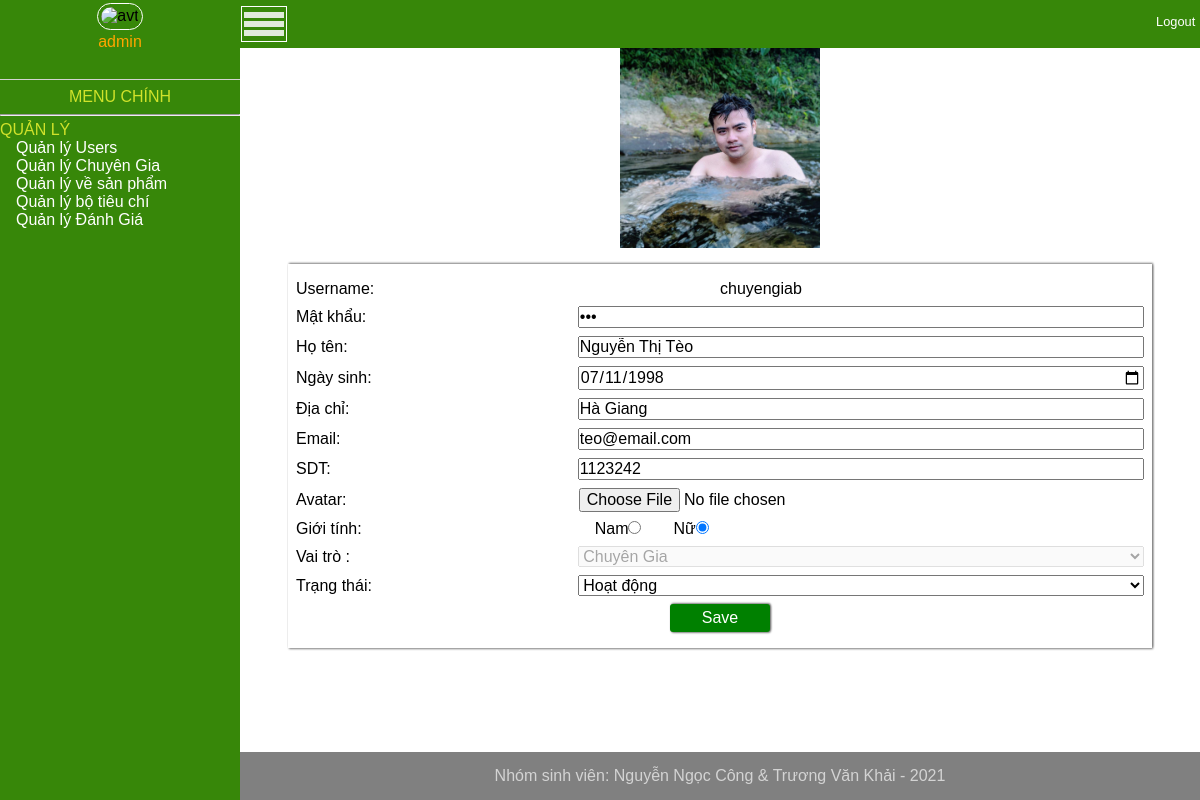
/index.php?url=Admin/updateUser/chuyengiab (signed in), run on the app's committed database.
### tables this page shows
CREATE TABLE `user` (
  `username` varchar(32) NOT NULL,
  `password` varchar(32) NOT NULL,
  `ho_ten` varchar(50) NOT NULL,
  `gioi_tinh` tinyint(1) NOT NULL,
  `ngay_sinh` date NOT NULL,
  `dia_chi` varchar(100) NOT NULL,
  `sdt` varchar(12) NOT NULL,
  `email` varchar(50) NOT NULL,
  `avatar` varchar(256) DEFAULT NULL,
  `ngay_them` datetime DEFAULT CURRENT_TIMESTAMP,
  `login_status` tinyint(1) DEFAULT '0',
  `last_login` timestamp NULL DEFAULT CURRENT_TIMESTAMP,
  `user_status` tinyint(1) DEFAULT '1',
  `role` int DEFAULT NULL
);

### mvc/controller/UserController.php (called while the page is built, shortened)
<?php
    class User extends Controller{
        function detail($username){
            $model = $this->model("UserModel");
            $user = $model->get($username);
            return $user;
        }
        function update($username){
            $message="";
            $userEntity=$this->detail($username);
            $this->view("Admin/Home",["view"=>"User/Update","data"=>$userEntity,"message"=>$message]);
        }
    }

### mvc/controller/AdminController.php (called while the page is built, shortened)
<?php
    class Admin extends Controller
    {
        function updateUser($username){
            include "./mvc/controller/UserController.php";
            $user = new User();
            $user->update($username);
        }
    }

### mvc/core/app.php (called while the page is built, shortened)
<?php
    class App{
        var $action;
        var $params=[];
        private $defaultController = "Home";
        private $defaultAction = "Welcome";
        function __construct(){
            $url = $this->getProcess();
            $temp = array_shift($url);
            if(file_exists('./mvc/controller/'.$temp.'Controller.php')){
                 $this->controller= $temp;
                 $temp = array_shift($url);
                 if(method_exists($this->controller,$temp)){
                    $this->action = $temp;
                    $this->params = array_values($url);
                 }
                 else{
                     $this->action = $this->defaultAction;
                 }
            }else{
                 $this->controller = $this->defaultController;
                 $this->action=$this->defaultAction;
                 require_once './mvc/controller/'.$this->controller.'Controller.php';
            }
            $obj = new $this->controller;
            call_user_func_array([$obj,$this->action],$this->params);
        }
        function getProcess(){
            $url = explode('/',filter_var(trim($_GET['url'])));
            return $url;
        }
    }

### index.php (called while the page is built, shortened)
<?php
    $app = new App();
?>

### mvc/bean/UserEntity.php (called while the page is built, shortened)
<?php
    class UserEntity{
        function __construct($username,$password, $ho_ten, $gioi_tinh,$ngay_sinh, $dia_chi,$sdt,$email,$avatar,$role,$ngay_them="CURRENT_TIMESTAMP",$login_status ="0",$last_login="null",$user_status=1){
            $this->username = $username;
            $this->password = $password;
            $this->ho_ten = $ho_ten;
            $this->gioi_tinh = $gioi_tinh;
            $this->ngay_sinh = $ngay_sinh;
            $this->dia_chi = $dia_chi;
            $this->sdt = $sdt;
            $this->email = $email;
            $this->avatar = $avatar;
            $this->role = $role;
            $this->user_status=$user_status;
        }
    }

### mvc/core/DataBaseHandler.php (called while the page is built, shortened)
<?php
    class DB{
        var $host;
        var $user;
        var $pass;
        var $dbName;
        var $conn;
        function __construct(){
            $this->dbName = Config::$dbName;
            $this->host = Config::$dbHost;
            $this->user = Config::$dbUser;
            $this->pass = Config::$dbPass;
            $this->conn = null;
        }
        function getConnection(){
            if($this->conn == null){
                $this->conn = new mysqli($this->host,$this->user,$this->pass, $this->dbName);
                $this->conn->set_charset("UTF8");
            }
            return $this->conn;
        }
        function executeQuery($sql){
            $result = null;
            if($this->conn){
                $result = $this->conn->query($sql);
            }
            return $result;
        }
        function closeConnection(){
            if($this->conn){
                $this->conn = null;
            }
        }
    }

### mvc/models/UserModel.php (called while the page is built, shortened)
<?php
    class UserModel extends DB
    {
        function get($username){
            $sql = "select * from user where username = '$username' limit 0,1";
            $result = $this->executeQuery($sql);
            $user=null;
            if($result){
                if($result->num_rows>0){
                    $row = $result->fetch_assoc();
                    $user = new UserEntity($row[
                        'username'],
                        $row['password'],
                        $row['ho_ten'],
                        $row['gioi_tinh'],
                        $row['ngay_sinh'],
                        $row['dia_chi'],
                        $row['sdt'],
                        $row['email'],
                        $row['avatar'],
                        $row['role'],
                        $row['ngay_them'],
                        $row['login_status'],
                        $row['last_login'],
                        $row['user_status']
                    );
                }
            }
            return $user;
        }
    }

### mvc/views/User/Update.php (the view, shortened to what this page needs)
<?php
    $user = $params['data'];
?>
<?php
    if($user!=null){
?>
<div class="avatar">
    <img src="<?php echo $user->avatar==""?"./asset/image/upload/default-avatar.jpeg":$user->avatar?>" alt="">
</div>
<div class="main-form">
    <form action="?url=Admin/updateUser/<?php echo $user->username?>" method="POST" enctype="multipart/form-data">
        <div class="form-label">
            <span>Username:</span><span><?php echo $user->username?></span>
        </div>
        <div class="form-control"><span>Mật khẩu: </span><input name="password" type="password" value="<?php echo $user->password?>" required></div>
        <div class="form-control"><span>Họ tên: </span><input name="ho_ten" type="text" value="<?php echo $user->ho_ten?>" required></div>
        <div class="form-control"><span>Ngày sinh:</span><input name="ngay_sinh" type="date" value="<?php echo $user->ngay_sinh?>" required></div>
        <div class="form-control"><span>Địa chỉ:</span><input name="dia_chi" type="text" value="<?php echo $user->dia_chi?>" required></div>
        <div class="form-control"><span>Email:</span><input type="text" name="email" value="<?php echo $user->email?>" required></div>
        <div class="form-control"><span>SDT:</span><input type="text" name ="sdt" value="<?php echo $user->sdt ?>" required></div>
        <div class="form-control"><span>Avatar:</span><input name="avatar-file" type="file"></div>
        <div class="form-control">
            <span>Giới tính:</span>
            <div class="form-select">
            <div class="option"><span>Nam</span><input type="radio" name="gioi_tinh" value="1" id="" <?php echo $user->gioi_tinh==1?"checked":""?>></div>
            <div class="option"><span>Nữ</span><input type="radio" name="gioi_tinh" value="0" id="" <?php echo $user->gioi_tinh==0?"checked":""?>></div>
            </div>
        </div>
        <div class="form-control">
            <span>Vai trò :</span>
            <select name="role" disabled id="">
                <option value="2" <?php echo $user->role==2?"selected":""?>>Chuyên Gia</option>
            </select>
        </div>
        <div class="form-control">
            <span>Trạng thái: </span>
            <select name="user_status" id="">
                <option value="1" <?php echo $user->user_status==1?"selected":""?>>Hoạt động</option>
            </select>
        </div>
        <div class="form-button">
            <button type="submit" name="save" value="ok">Save</button>
        </div>
    </form>
</div>
<?php
    }
    else{
?>
    <p>Không thấy user này!</p>
<?php }?>

### themes/admin/css/style.css (style rules this page uses)
* { margin: 0; padding: 0; font-size: 16px; font-family: sans-serif; box-sizing: border-box; }
body, html { width: 100%; min-height: 100%; }

### mvc/views/User/Update.php (style rules this page uses)
.content .avatar { width: 200px; height: 200px; margin: auto }
.content .avatar img { display: block; width: inherit; height: inherit; }
.avatar { width: 300px; height: 300px; }
.avatar img { display: block; width:inherit; height: inherit; }
.main-form { width: 90%; margin: 1rem auto; padding: 0.5rem; box-shadow: 1px 1px 2px gray , 1px -1px 2px gray; }
.main-form form { width: 100%; height: 100%; }
.main-form form > div { width: 100%; margin: 0.5rem 0; display: flex; align-items: center; }
.main-form form > div > * { width: 100%; }
.main-form form > div > span { width: 100%; flex-shrink: 2; }
.main-form form > .form-button { display: block; text-align: center; }
.main-form form > .form-button button { width: 100px; background-color: green; color: white; border-radius: 3px; border: none; outline: none; padding: 0.3rem; box-shadow: 1px 1px 2px gray , 1px -1px 2px gray; cursor: pointer; }
.form-select { display: flex; }
.form-select > * { margin: 0 1rem; }

### data on the page
user: avatar (picture), username "chuyengiab", ho_ten "Nguyễn Thị Tèo", ngay_sinh "07/11/1998", dia_chi "Hà Giang", email "teo@email.com", sdt "1123242", gioi_tinh "☑", role "Chuyên Gia", user_status "Hoạt động"

### other printed values
$_SESSION['user']['username'] "admin"
